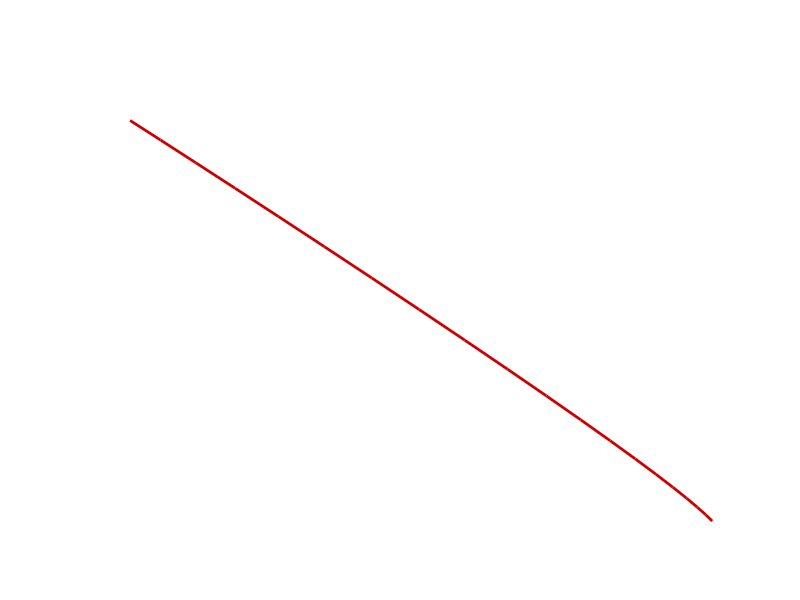

Reproduce this figure in MATLAB. (Note: this script raises an error after producing the figure.)
function demo_Riemannian_cov_interp02
% Covariance interpolation on Riemannian manifold from a GMM with augmented covariances
%
% Writing code takes time. Polishing it and making it available to others takes longer! 
% If some parts of the code were useful for your research of for a better understanding 
% of the algorithms, please cite the related publications.
%
% @article{Jaquier17IROS,
%   author="Jaquier, N. and Calinon, S.",
%   title="Gaussian Mixture Regression on Symmetric Positive Definite Matrices Manifolds: 
%	    Application to Wrist Motion Estimation with s{EMG}",
%   year="2017",
%	  booktitle = "{IEEE/RSJ} Intl. Conf. on Intelligent Robots and Systems ({IROS})",
%	  address = "Vancouver, Canada"
% }
% 
% Copyright (c) 2017 Sylvain Calinon, Idiap Research Institute, http://idiap.ch/
% 
% This file is part of PbDlib, http://www.idiap.ch/software/pbdlib/
% 
% PbDlib is free software: you can redistribute it and/or modify
% it under the terms of the GNU General Public License version 3 as
% published by the Free Software Foundation.
% 
% PbDlib is distributed in the hope that it will be useful,
% but WITHOUT ANY WARRANTY; without even the implied warranty of
% MERCHANTABILITY or FITNESS FOR A PARTICULAR PURPOSE. See the
% GNU General Public License for more details.
% 
% You should have received a copy of the GNU General Public License
% along with PbDlib. If not, see <http://www.gnu.org/licenses/>.

addpath('./m_fcts/');


%% Parameters
%%%%%%%%%%%%%%%%%%%%%%%%%%%%%%%%%%%%%%%%%%%%%%%%%%%%%%%%%%%%%%%%%%%%%%%%%%%
model.nbStates = 2; %Number of states in the GMM
model.nbVar = 2; %Number of variables [x1,x2]
nbData = 20; %Length of each trajectory


%% Generate random Gaussians
%%%%%%%%%%%%%%%%%%%%%%%%%%%%%%%%%%%%%%%%%%%%%%%%%%%%%%%%%%%%%%%%%%%%%%%%%%%
model.Mu = rand(model.nbVar, model.nbStates) * 1E1;
for i=1:model.nbStates
	xtmp = randn(model.nbVar,5) * 1E0;
	model.Sigma(:,:,i) = xtmp*xtmp' + eye(model.nbVar) * 1E-4;
end


%% Transformation to Gaussians with augmented covariances centered on zero 
%%%%%%%%%%%%%%%%%%%%%%%%%%%%%%%%%%%%%%%%%%%%%%%%%%%%%%%%%%%%%%%%%%%%%%%%%
model2 = model;
model2.nbVar = model.nbVar+1;
model2.Mu = zeros(model2.nbVar, model2.nbStates);
model2.Sigma = zeros(model2.nbVar, model2.nbVar, model2.nbStates);
for i=1:model.nbStates
	model2.Sigma(:,:,i) = [model.Sigma(:,:,i)+model.Mu(:,i)*model.Mu(:,i)', model.Mu(:,i); model.Mu(:,i)', 1];
end


%% Geodesic interpolation
%%%%%%%%%%%%%%%%%%%%%%%%%%%%%%%%%%%%%%%%%%%%%%%%%%%%%%%%%%%%%%%%%%%%%%%%%
w = linspace(0,1,nbData); %standard interpolation
% w = linspace(-.5,1.5,nbData); %extrapolation (exaggeration)

wi = [linspace(1,0,nbData); linspace(0,1,nbData)]; %standard interpolation
% wi = [linspace(1.5,-.5,nbData); linspace(-.5,1.5,nbData)]; %extrapolation (exaggeration)
S = model2.Sigma(:,:,1);

Sigma2 = zeros(model2.nbVar, model2.nbVar, nbData*(model.nbStates-1));
for i=2:model.nbStates
	for t=1:nbData		
% 		%Interpolation between more than 2 covariances can be computed in an iterative form
% 		nbIter = 10; %Number of iterations for the convergence of Riemannian estimate
% 		for n=1:nbIter
% 			W = zeros(model2.nbVar);
% 			for j=1:model.nbStates
% 				W = W + wi(j,t) * logmap(model2.Sigma(:,:,j), S);
% 			end
% 			S = expmap(W,S);
% 		end
% 		Sigma2(:,:,(i-2)*nbData+t) = S;
		
		%Interpolation between two covariances can be computed in closed form
		Sigma2(:,:,(i-2)*nbData+t) = expmap(w(t)*logmap(model2.Sigma(:,:,i), model2.Sigma(:,:,i-1)), model2.Sigma(:,:,i-1));
	end
end

Mu = zeros(model.nbVar, nbData*(model.nbStates-1));
Sigma = zeros(model.nbVar, model.nbVar, nbData*(model.nbStates-1));
for t=1:nbData*(model.nbStates-1)
	beta = Sigma2(end,end,t);
	Mu(:,t) = Sigma2(end,1:end-1,t) ./ beta;
	Sigma(:,:,t) = Sigma2(1:end-1,1:end-1,t) - beta * Mu(:,t)*Mu(:,t)';
end


%% Plot
%%%%%%%%%%%%%%%%%%%%%%%%%%%%%%%%%%%%%%%%%%%%%%%%%%%%%%%%%%%%%%%%%%%%%%%%%%%
figure('position',[10,10,650,650]); hold on; axis off;
plot(Mu(1,:), Mu(2,:), '-','linewidth',2,'color',[.8 0 0]);
plotGMM(model.Mu, model.Sigma, [.5 .5 .5], .5);
plotGMM(Mu, Sigma, [.8 0 0], .02);
axis equal; set(gca,'Xtick',[]); set(gca,'Ytick',[]);
%print('-dpng','graphs/demo_Riemannian_cov_interp02.png');

% pause;
% close all;
end


%% Functions
%%%%%%%%%%%%%%%%%%%%%%%%%%%%%%%%%%%%%%%%%%%%%%%%%%%%%%%%%%%%%%%%%%%%%%%%%%%
function X = expmap(U,S)
	X = S^.5 * expm(S^-.5 * U * S^-.5) * S^.5;
end

function U = logmap(X,S)
	U = S^.5 * logm(S^-.5 * X * S^-.5) * S^.5;
end

